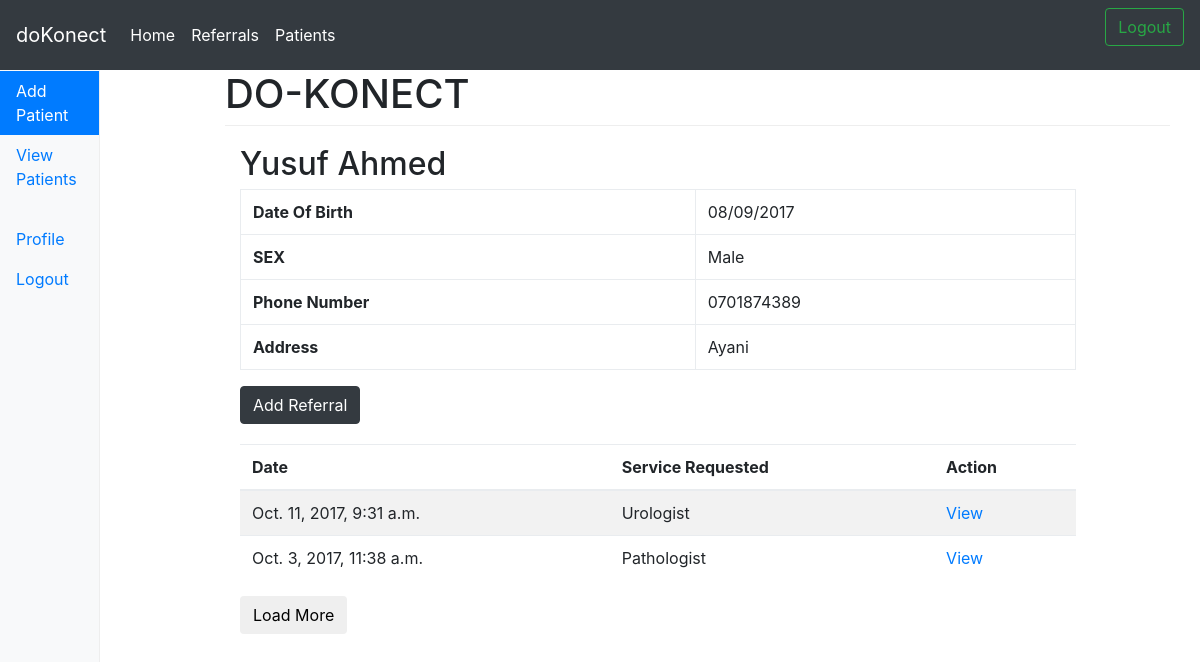
The app's page /patients/2/referral/ (signed in) with its own data.
### patients/models.py (models this page shows, shortened)
class PatientVisit(models.Model):
    date = models.DateTimeField(auto_now_add=True)
    patient = models.ForeignKey(Patient, on_delete=models.CASCADE)
    diagnosis = models.TextField(max_length=1000, default='Anonymous')
    service_requested = models.ForeignKey(DoctorServices, on_delete=models.CASCADE)
    user_id = models.TextField(settings.AUTH_USER_MODEL)
    service_type_requested = models.TextField(max_length=200, default='Anonymous')
    referral_reason = models.TextField(max_length=2000, default='Anonymous')
    class Meta:
        ordering = ['-date']

class Patient(models.Model):
    user = models.ForeignKey(settings.AUTH_USER_MODEL)
    firstname = models.CharField(max_length=50)
    lastname = models.CharField(max_length=50)
    dob = models.CharField(max_length=50)
    gender = models.CharField(max_length=50)
    phonenumber = models.CharField(max_length=50)
    address = models.CharField(max_length=250)
    email = models.CharField(max_length=100)
    class Meta:
        ordering = ['-firstname']

class DoctorServices(models.Model):
    service = models.TextField(max_length=100, default='Anonymous')
    service_information = models.TextField(max_length=200, default='Anonymous')
    def __str__(self):
        return self.service
    class Meta:
        ordering = ['-service']

### patients/views.py (the view)
# urls.py: url(r'^(?P<patient_id>\d+)/referral/$', PatientVisitPatient_ListView.as_view(), name='listreferral'),
class PatientVisitPatient_ListView(LoginRequiredMixin, ListView):
    template_name = 'patients/patientvisit_list.html'
    def get_queryset(self, *args, **kwargs):
        patient_id = self.kwargs.get('patient_id')
        qs = PatientVisit.objects.all()
        if patient_id is not None:
            qs = qs.filter(
                Q(patient=patient_id)
                )
        return qs
    def get_context_data(self, *args, **kwargs):
        context = super(PatientVisitPatient_ListView, self).get_context_data(*args, **kwargs)
        return context

### patients/templates/patients/patientvisit_list.html (shortened to what this page needs)
{% extends "base.html" %}
    {% block content %}
    <div class="col-sm-11 col-md-11 d-none d-sm-block">
    {% if object_list %}
    {% with object_list|first as first_object %}
        <h2>{{first_object.patient.firstname}} {{first_object.patient.lastname}}</h2>
        <table class="table table-bordered">
            <tbody>
                <th scope="row">Date Of Birth</th>
                <td>{{first_object.patient.dob}}</td>
                <tr>
                <th scope="row">SEX</th>
                <td colspan="2">{{first_object.patient.gender}}</td>
                </tr>
                <tr>
                <th scope="row">Phone Number</th>
                <td colspan="2">{{first_object.patient.phonenumber}}</td>
                </tr>
                <tr>
                <th scope="row">Address</th>
                <td colspan="2">{{first_object.patient.address}}</td>
                </tr>
            </tbody>
            </table>
        <a class="btn btn-dark" href="{% url 'patients:addreferral' first_object.patient.id %}">Add Referral</a>
        <div class="referral"></div>
    {% endwith %}
        <div class="table-responsive">
                <table class="table table-striped">
                <thead>
                    <tr>
                    <th>Date</th>
                    <th>Service Requested</th>
                    <th>Action</th>
                    </tr>
                </thead>
                <tbody id="referal-container">
                    {% for obj in object_list %}
                    <tr><td>{{obj.date}}</td><td>{{obj.service_requested}}</td><td><a href="{% url 'patients:detailreferral' obj.patient.id obj.id %}">View</a></td></tr>
                    {% endfor %}
                </tbody>
                </table>
            </div>
            <button class="btn" id='load-more'>Load More</button>
    {% else %}
    <h2 style="color:crimson;">Patient has no referrals</h2>
    <a class="btn btn-dark" href="add/">Add Referral</a>
    </div>
    {% endif %}
    {% endblock content %}

### static-storage/css/style.css (style rules this page uses)
body { padding-top: 3.5rem; }
.referral { padding-top: 10px; padding-bottom: 10px; }

### records on screen
PatientVisit: patient.firstname "Yusuf", patient.lastname "Ahmed", patient.dob "08/09/2017", patient.gender "Male", patient.phonenumber "0701874389", patient.address "Ayani", date "Oct. 11, 2017, 9:31 a.m.", service_requested "Urologist"
PatientVisit: date "Oct. 3, 2017, 11:38 a.m.", service_requested "Pathologist"
